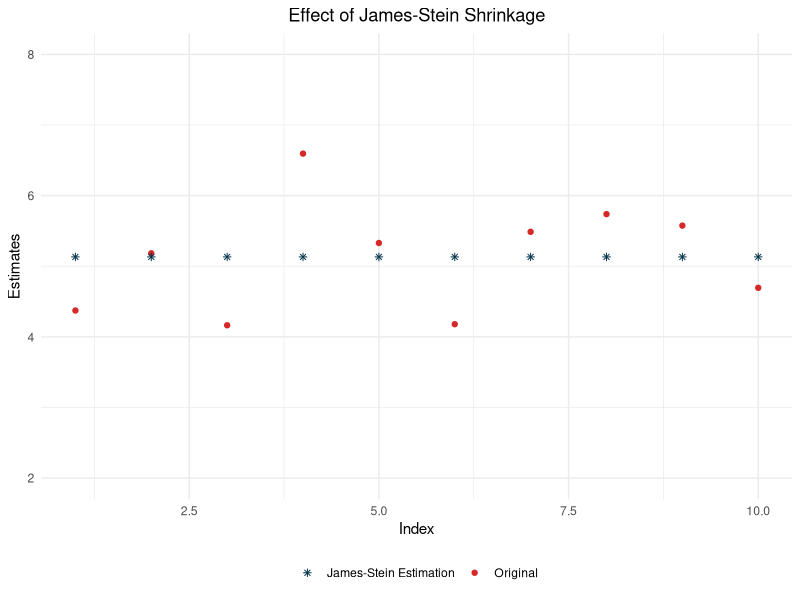
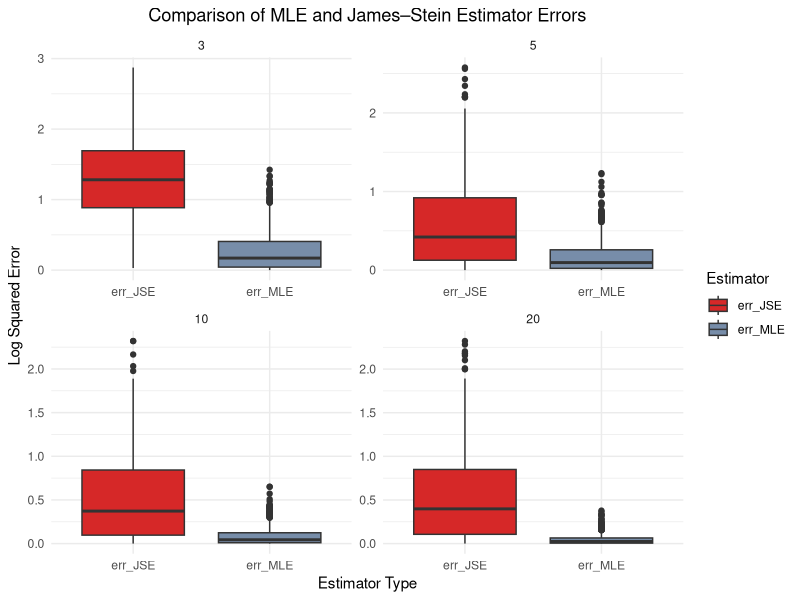
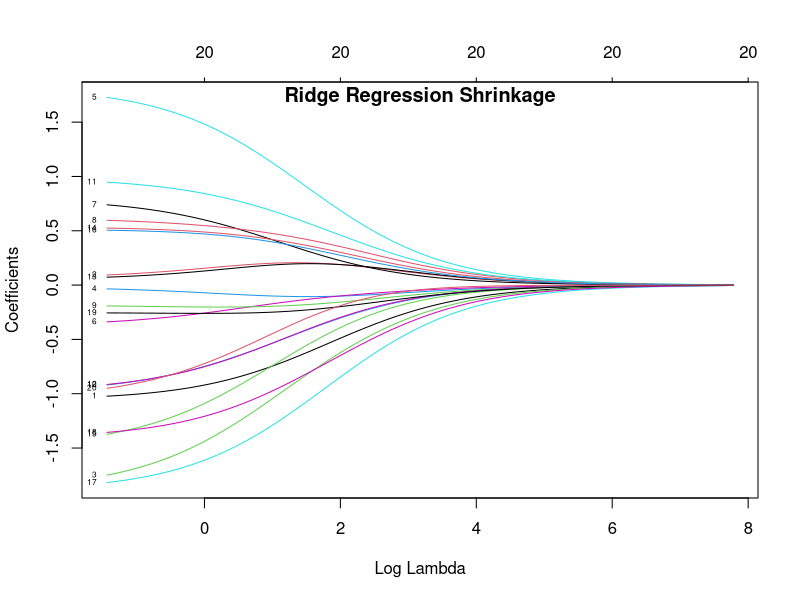

R code for these plots, in order:
## ---- chunk 1
library(ggplot2)
library(glmnet)
## ---- chunk 2
# Function to apply James-Stein Estimator
james_stein_estimator <- function(z, sigma_squared) {
  n <- length(z)
  z_bar <- mean(z)
  s_squared <- sum((z - z_bar)^2) / n
  shrinkage_factor <- 1 - ((n-3) * sigma_squared / s_squared)
  shrinkage_factor <- max(0, shrinkage_factor)  # Ensure non-negative shrinkage
  return(z_bar + shrinkage_factor * (z - z_bar))
}
## ---- chunk 3
# Simulate data
set.seed(1)
z <- rnorm(10, mean = 5, sd = 1)
sigma_squared <- 1

# Apply the JSE
jse_results <- james_stein_estimator(z, sigma_squared)
print(jse_results)
## ---- chunk 4
data <- data.frame(Index = 1:length(z),
                   Original = z,
                   JamesStein = jse_results)

ggplot(data) +
  geom_point(aes(x = Index, y = Original, color = "Original"), pch = 19) +
  geom_point(aes(x = Index, y = JamesStein, color = "James-Stein Estimation"), pch = 8) +
  scale_color_manual(values = c("Original" = "#d62828", "James-Stein Estimation" = "#003049")) +
  labs(x = "Index", y = "Estimates", title = "Effect of James-Stein Shrinkage") +
  theme_minimal() +
  theme(
    plot.title = element_text(hjust = 0.5),
    legend.title = element_blank(),
    legend.position = 'bottom'
    ) +
  ylim(2, 8)
## ---- chunk 5
# Perform simulations and calculate MLE and JSE
simulate_estimators <- function(n, mu = 5, sigma = 1, num_sim = 1000) {
  mle_errors <- numeric(num_sim)
  jse_errors <- numeric(num_sim)
  
  for (i in 1:num_sim) {
    # Simulate data
    z <- rnorm(n, mean = mu, sd = sigma)
    mle <- mean(z)
    s_squared <- sum((z - mle)^2) / n
    shrinkage_factor <- 1 - ((n-3) * sigma^2 / s_squared)
    shrinkage_factor <- max(0, shrinkage_factor)  # Ensuring non-negative shrinkage
    jse <- mle + shrinkage_factor * (z - mle)
    
    # Calculate errors
    mle_errors[i] <- sum((mle - mu)^2)
    jse_errors[i] <- sum((jse - mu)^2)
  }
  
  data.frame(
    Error = c(mle_errors, jse_errors),
    Estimator = rep(c("err_MLE", "err_JSE"), each = num_sim),
    N = rep(n, 2 * num_sim)
  )
}

# Parameters
sample_sizes <- c(3, 5, 10, 20)
num_simulations <- 1000

# Run simulations for multiple sample sizes
results <- do.call(rbind, lapply(sample_sizes, function(n) {
  simulate_estimators(n = n, num_sim = num_simulations)
}))

# Plot
ggplot(results, aes(x = Estimator, y = log(Error + 1), fill = Estimator)) +
  geom_boxplot() +
  facet_wrap(~ N, scales = "free") +
  labs(title = "Comparison of MLE and James–Stein Estimator Errors",
       x = "Estimator Type",
       y = "Log Squared Error") +
  theme_minimal() +
  theme(plot.title = element_text(hjust = 0.5)) +
  scale_fill_manual(values = c("err_MLE" = "#778da9", "err_JSE" = "#d62828"))
## ---- chunk 6
# Simulate data
set.seed(1)
x <- matrix(rnorm(100*20), 100, 20)  # 100 observations, 20 predictors
beta <- runif(20, -2, 2)  # True coefficients
y <- x %*% beta + rnorm(100)  # Response variable

# Ridge regression
fit <- glmnet(x, y, alpha = 0)

# Plot shrinkage
plot(fit, xvar = "lambda", label = TRUE)
title(main = "Ridge Regression Shrinkage", line = -1)
